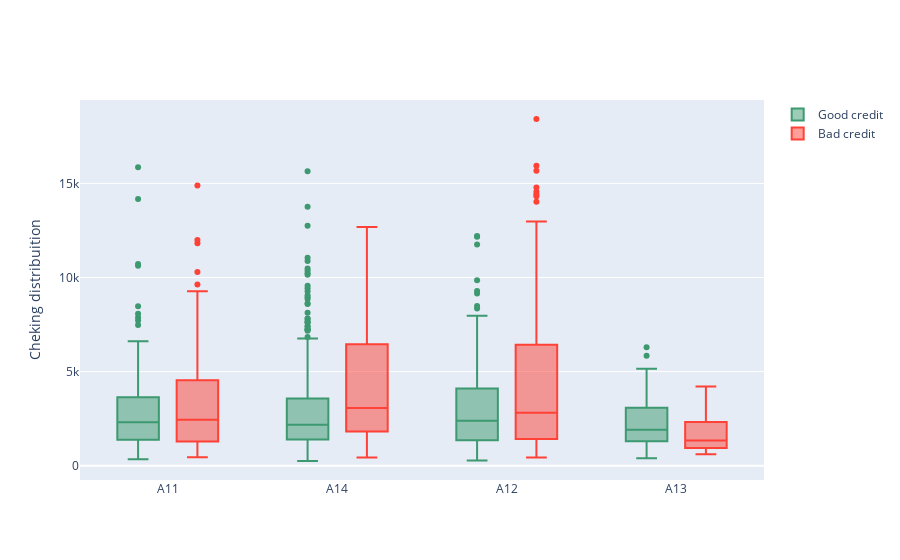

The cell this chart's notebook holds for it:
### Code cell
df_good = df[df["Class"] == 1]
df_bad = df[df["Class"] == 2]

trace0 = go.Box(
    y=df_good["CreditAmount"],
    x=df_good["CheckingAccount"],
    name='Good credit',
    marker=dict(
        color='#3D9970'
    )
)

trace1 = go.Box(
    y=df_bad['CreditAmount'],
    x=df_bad['CheckingAccount'],
    name='Bad credit',
    marker=dict(
        color='#FF4136'
    )
)
    
data = [trace0, trace1]

layout = go.Layout(
    yaxis=dict(
        title='Cheking distribuition'
    ),
    boxmode='group'
)
fig = go.Figure(data=data, layout=layout)

py.iplot(fig, filename='box-age-cat')

### Figure 1 — Plotly figure (JSON) as saved in the notebook; plotly's stock layout.template omitted (floating-point values rounded to 4 significant figures; data arrays with more than 128 entries replaced by an {"elided": "..."} marker saying what was removed)
{"data": [{"marker": {"color": "#3D9970"}, "name": "Good credit", "type": "box", "x": {"elided": "700 str values"}, "y": {"elided": "700 int values"}}, {"marker": {"color": "#FF4136"}, "name": "Bad credit", "type": "box", "x": {"elided": "300 str values"}, "y": {"elided": "300 int values"}}], "layout": {"boxmode": "group", "yaxis": {"title": {"text": "Cheking distribuition"}}}}
